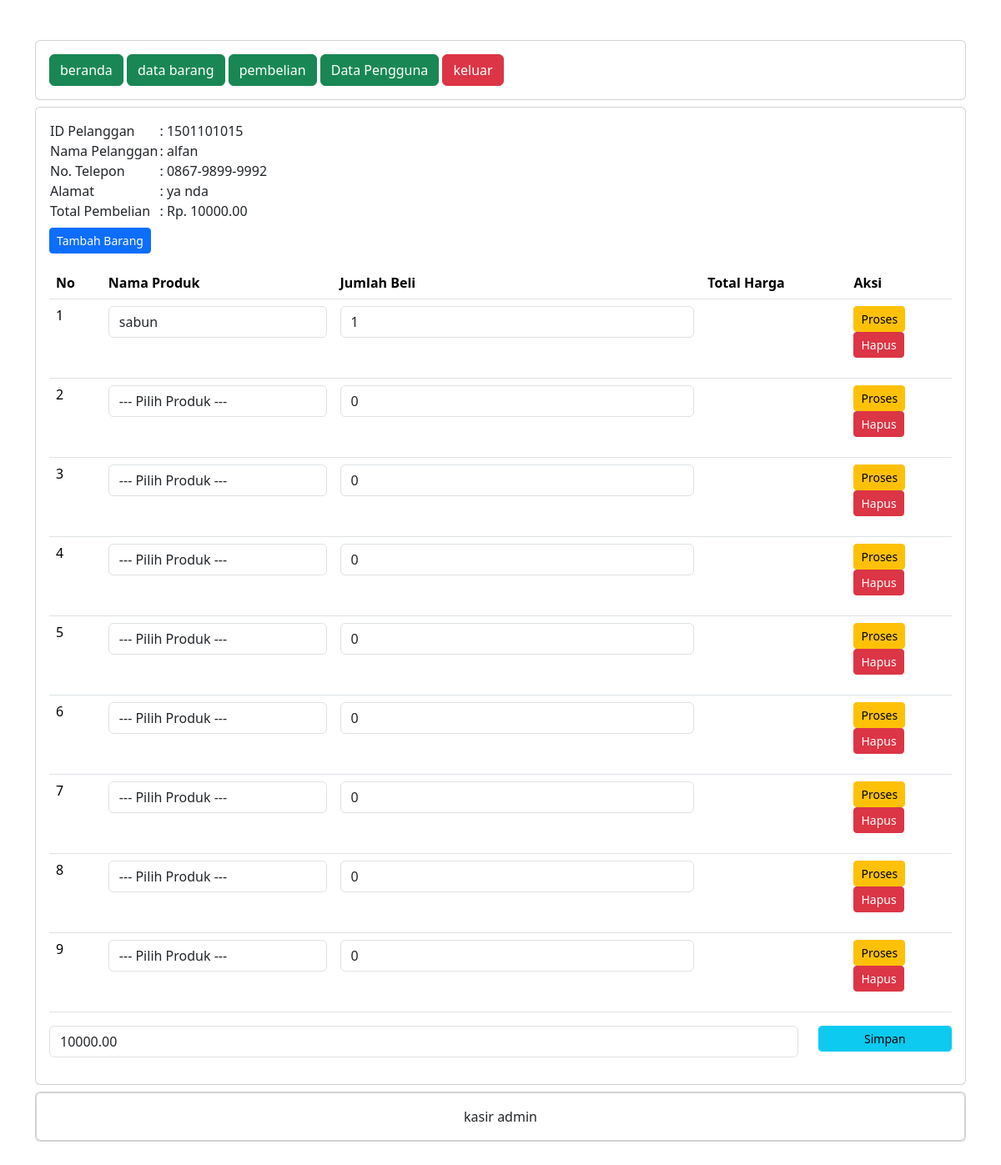
Page /administrator/detail_pembelian.php?PelangganID=1501101015 (signed in) on the committed database.
### tables this page shows
CREATE TABLE `penjualan` (
  `PenjualanID` int(11) NOT NULL,
  `TanggalPenjualan` date NOT NULL,
  `TotalHarga` decimal(10,2) NOT NULL,
  `PelangganID` int(11) NOT NULL
);

CREATE TABLE `pelanggan` (
  `PelangganID` int(11) NOT NULL,
  `NamaPelanggan` varchar(255) NOT NULL,
  `Alamat` text NOT NULL,
  `NomorTelepon` varchar(15) NOT NULL
);

CREATE TABLE `detailpenjualan` (
  `DetailID` int(11) NOT NULL,
  `PenjualanID` int(11) NOT NULL,
  `ProdukID` int(11) NOT NULL,
  `JumlahProduk` int(11) NOT NULL,
  `SubTotal` decimal(10,2) NOT NULL
);

CREATE TABLE `produk` (
  `ProdukID` int(11) NOT NULL,
  `NamaProduk` varchar(255) NOT NULL,
  `Harga` decimal(10,2) NOT NULL,
  `Stok` int(11) NOT NULL
);

### administrator/detail_pembelian.php (the view, shortened to what this page needs)
<?php
include "header.php";
include "navbar.php";
?>
<div class="card mt-2">
    <div class="card-body">
        <?php
        include '../koneksi.php';
        $PelangganID = $_GET['PelangganID'];
        $data = mysqli_query($koneksi, "SELECT * FROM pelanggan INNER JOIN
penjualan ON pelanggan.PelangganID=penjualan.PelangganID");
        while ($d = mysqli_fetch_array($data)) {
        ?>
            <?php if ($d['PelangganID'] == $PelangganID) { ?>
                <table>
                    <tr>
                        <td>ID Pelanggan</td>
                        <td>: <?php echo $d['PelangganID']; ?></td>
                    </tr>
                    <tr>
                        <td>Nama Pelanggan</td>
                        <td>: <?php echo $d['NamaPelanggan']; ?></td>
                    </tr>
                    <tr>
                        <td>No. Telepon</td>
                        <td>: <?php echo $d['NomorTelepon']; ?></td>
                    </tr>
                    <tr>
                        <td>Alamat</td>
                        <td>: <?php echo $d['Alamat']; ?></td>
                    </tr>
                    <tr>
                        <td>Total Pembelian</td>
                        <td>: Rp. <?php echo $d['TotalHarga']; ?></td>
                    </tr>
                </table>
                <form method="post" action="tambah_detail_penjualan.php">
                    <button type="submit" class="btn btn-primary btn-sm mt-2">
                        Tambah Barang
                    </button>
                </form>
                <table class="table">
                    <thead>
                        <tr>
                            <th>No</th>
                            <th>Nama Produk</th>
                            <th>Jumlah Beli</th>
                            <th>Total Harga</th>
                            <th>Aksi</th>
                        </tr>
                    </thead>
                    <tbody>
                        <?php
                        include '../koneksi.php';
                        $nos = 1;
                        $detailpenjualan = mysqli_query($koneksi, "SELECT * FROM detailpenjualan");
                        while ($d_detailpenjualan =
                            mysqli_fetch_array($detailpenjualan)
                        ) {
                        ?>
                            <?php
                            if (
                                $d_detailpenjualan['PenjualanID'] ==
                                $d['PenjualanID']
                            ) { ?>
                                <tr>
                                    <td><?php echo $nos++; ?></td>
                                    <td>
                                        <form action="simpan_barang_beli.php" method="post">
                                            <div class="form-group">
                                                <select name="ProdukID" class="form-control" onchange="this.form.submit()">
                                                    <option>--- Pilih Produk ---
                                                    </option>
                                                    <?php
                                                    include '../koneksi.php';
                                                    $produk =
                                                        mysqli_query($koneksi, "SELECT * FROM produk");
                                                    while ($d_produk =
                                                        mysqli_fetch_array($produk)
                                                    ) {
                                                    ?>
                                                        <option value="<?php echo
                                                                        $d_produk['ProdukID']; ?>" <?php if ($d_produk['ProdukID'] == $d_detailpenjualan['ProdukID']) {
                                                            echo "selected";
                                                        }
                            ?>><?php echo $d_produk['NamaProduk']; ?></option>
                                                    <?php } ?>
                                                </select>
                                            </div>
                                        </form>
                                    </td>
                                    <td>
                                        <form method="post" action="hitung_subtotal.php">
                                            <div class="form-group">
                                                <input type="number" name="JumlahProduk" value="<?php echo $d_detailpenjualan['JumlahProduk']; ?>" class="form-control">
                                            </div>
                                    </td>
                                    <td><?php echo
                                        $d_detailpenjualan['Subtotal']; ?></td>
                                    <td>
                                        <button type="submit" class="btn btn-warning btn-sm">Proses</button>
                                        <form method="post" action="hapus_detail_pembelian.php">
                                            <button type="submit" class="btn btn-danger btn-sm">Hapus</button>
                                        </form>
                                    </td>
                                </tr>
                            <?php } else {
                            ?>
                        <?php
                            }
                        }
                        ?>
                    </tbody>
                </table>
                <form method="post" action="simpan_total_harga.php">
                    <?php
                    include '../koneksi.php';
                    $detailpenjualan = mysqli_query($koneksi, "SELECT
SUM(Subtotal) AS TotalHarga FROM detailpenjualan
WHERE PenjualanID='$d[PenjualanID]'");
                    $row = mysqli_fetch_assoc($detailpenjualan);
                    $sum = $row['TotalHarga'];
                    ?>
                    <div class="row">
                        <div class="col-sm-10">
                            <div class="form-group">
                                <input type="text" class="form-control" name="TotalHarga" value="<?php echo $sum; ?>">
                            </div>
                        </div>
                        <div class="col-sm-2">
                            <div class="form-group">
                                <button class="btn btn-info btn-sm form-control" type="submit">Simpan</button>
                            </div>
                        </div>
                    </div>
                </form>
            <?php } else { ?>
        <?php
            }
        }
        ?>
    </div>
</div>
<?php
include "footer.php";
?>

### administrator/header.php (shortened to what this page needs)
<DOCTYPE html>
    <html>
        <head>
            <link
            href="https://cdn.jsdelivr.net/npm/bootstrap@5.3.2/dist/css/bootstrap.min.css"
            rel="stylesheet"
>
</head>
<body>
    <div class="container">
    <div class="content">

### administrator/navbar.php
<div class="card mt-5">
    <div class="card-body">
        <a href="index.php" class="btn btn-success">beranda</a>
        <a href="data_barang.php" class="btn btn-success">data barang</a>
        <a href="pembelian.php" class="btn btn-success">pembelian</a>
        <a href="data_pengguna.php" class="btn btn-success">Data Pengguna</a>
        <a href="../logout.php" class="btn btn-danger">keluar</a>
    </div>
</div>

### administrator/footer.php (shortened to what this page needs)
<div class="card mt-2 mb-5">
    <div class="card">
        <div class="card-body text-center">
            kasir  admin
        </div>
    </div>
</div>
</div>
</div>
</body>
</html>

### rows in the picture
penjualan: PelangganID "1501101015", PelangganID.NamaPelanggan "alfan", PelangganID.NomorTelepon "0867-9899-9992", PelangganID.Alamat "ya nda", TotalHarga "10000.00"
detailpenjualan: ProdukID "sabun", JumlahProduk "1"
detailpenjualan: JumlahProduk "0"
detailpenjualan: JumlahProduk "0"
detailpenjualan: JumlahProduk "0"
detailpenjualan: JumlahProduk "0"
detailpenjualan: JumlahProduk "0"
detailpenjualan: JumlahProduk "0"
detailpenjualan: JumlahProduk "0"
detailpenjualan: JumlahProduk "0"
